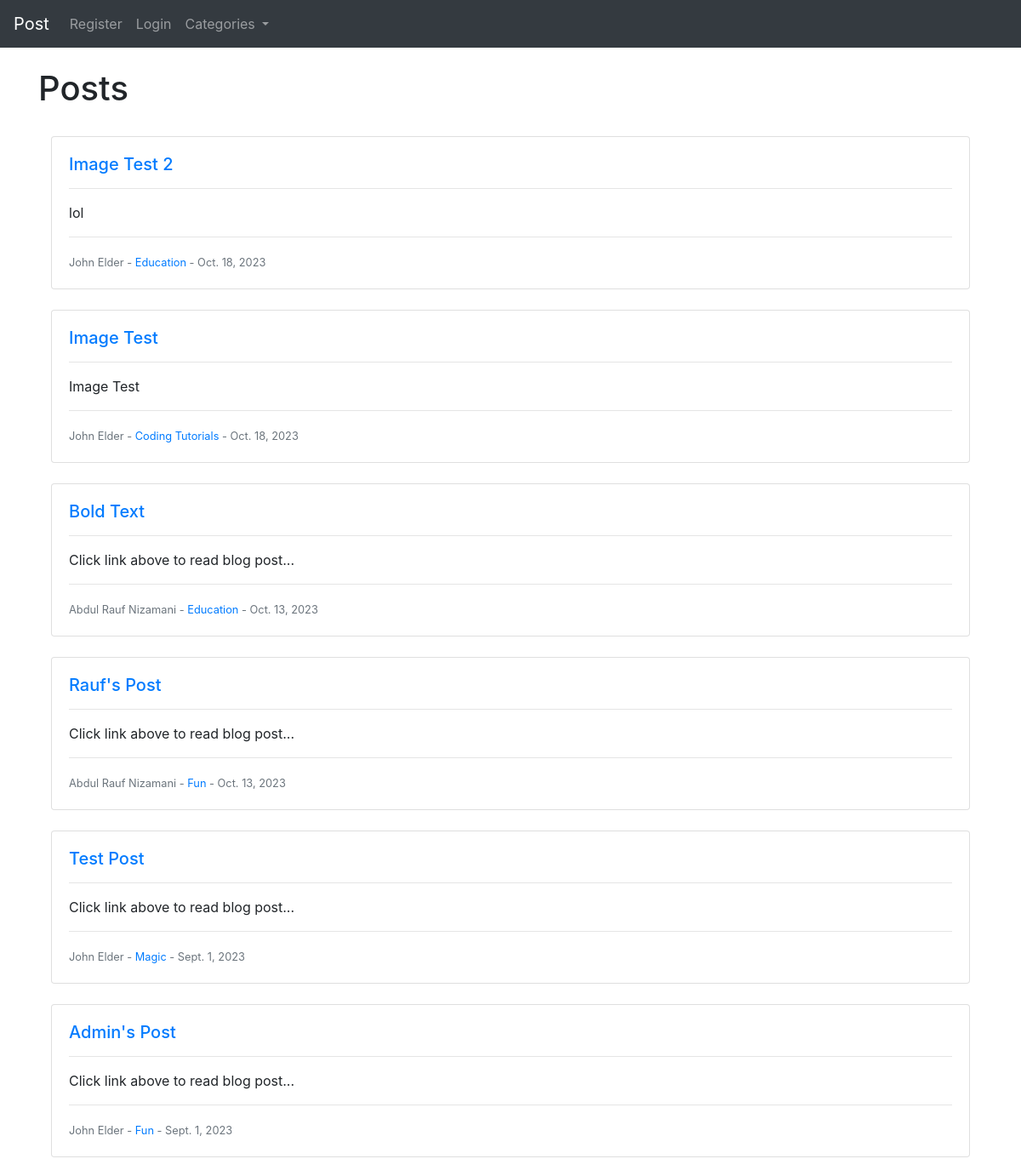
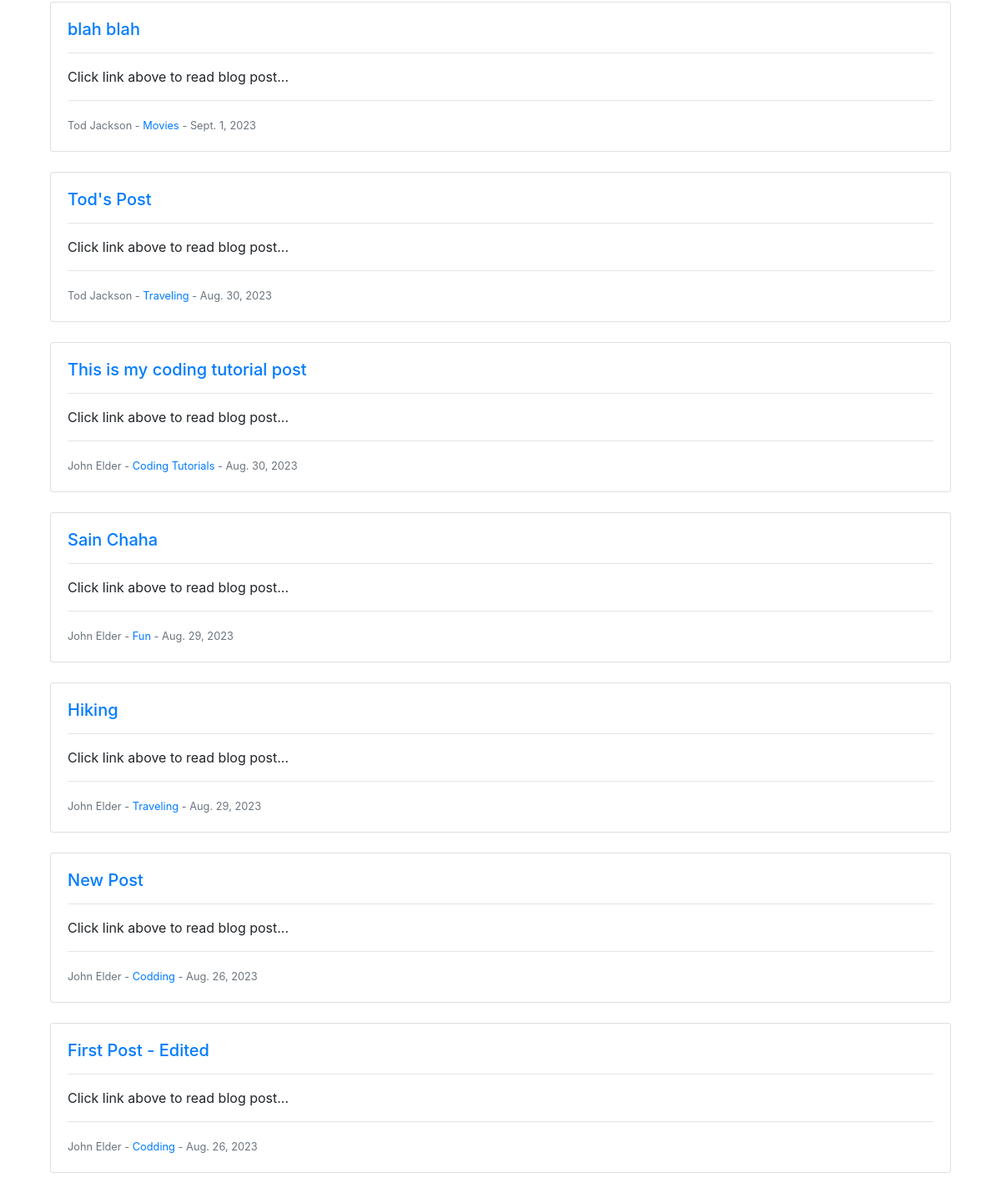
The page / on the database its author committed (2 pictures, top to bottom).
### theblog/models.py (models this page shows, shortened)
class Post(models.Model):
    title = models.CharField(max_length=255)
    header_image = models.ImageField(null=True, blank=True, upload_to='images/')
    title_tag = models.CharField(max_length=255)
    author = models.ForeignKey(User, on_delete=models.CASCADE)
    body = RichTextField(blank=True, null=True)
    post_date = models.DateTimeField(auto_now_add=True)
    category = models.CharField(max_length=255)
    snippet = models.CharField(max_length=255)
    likes = models.ManyToManyField(User, related_name="blog_posts")

### theblog/views.py (the view)
# urls.py: path('', HomeView.as_view() , name='home'),
class HomeView(ListView):
    model = Post
    template_name = 'home.html'
    ordering = ['-post_date']
    def get_context_data(self, *args, **kwargs):
        cat_menu = Category.objects.all()
        context = super(HomeView, self).get_context_data(*args, **kwargs)
        context["cat_menu"] = cat_menu
        return context

### theblog/models.py (called while the page is built)
    def __str__(self):
        return self.name

### theblog/templates/home.html (shortened to what this page needs)
{% extends 'base.html' %}
{% block content %}
    <br>
    <h1>Posts</h1><br>
    <div class="container">
        {% for post in object_list %}
            <div class="row mb-4">
                <div class="col-md-12">
                    <div class="card">
                        <div class="card-body">
                            <h5 class="card-title">
                                <a href="{% url 'article_detail' post.pk %}">{{ post.title }}</a>
                            </h5><hr>
                            <p class="card-text">{{ post.snippet }}</p><hr>
                            <p class="card-text">
                                <small class="text-muted">
                                    {{ post.author.first_name }} {{ post.author.last_name }} -
                                    {% if post.category %}
                                        <a href="{% url 'category' post.category %}">{{ post.category }}</a>
                                    {% else %}
                                        No Category Available
                                    {% endif %}
                                    - {{ post.post_date|date }}
                                </small>
                            </p>
                        </div>
                    </div>
                </div>
            </div>
        {% endfor %}
    </div>
{% endblock %}

### rows shown on the page
Post: title "Image Test 2", snippet "lol", author.first_name "John", author.last_name "Elder", category "Education", post_date "Oct. 18, 2023"
Post: title "Image Test", snippet "Image Test", author.first_name "John", author.last_name "Elder", category "Coding Tutorials", post_date "Oct. 18, 2023"
Post: title "Bold Text", snippet "Click link above to read blog post...", author.first_name "Abdul Rauf", author.last_name "Nizamani", category "Education", post_date "Oct. 13, 2023"
Post: title "Rauf's Post", snippet "Click link above to read blog post...", author.first_name "Abdul Rauf", author.last_name "Nizamani", category "Fun", post_date "Oct. 13, 2023"
Post: title "Test Post", snippet "Click link above to read blog post...", author.first_name "John", author.last_name "Elder", category "Magic", post_date "Sept. 1, 2023"
Post: title "Admin's Post", snippet "Click link above to read blog post...", author.first_name "John", author.last_name "Elder", category "Fun", post_date "Sept. 1, 2023"
Post: title "blah blah", snippet "Click link above to read blog post...", author.first_name "Tod", author.last_name "Jackson", category "Movies", post_date "Sept. 1, 2023"
Post: title "Tod's Post", snippet "Click link above to read blog post...", author.first_name "Tod", author.last_name "Jackson", category "Traveling", post_date "Aug. 30, 2023"
Post: title "This is my coding tutorial post", snippet "Click link above to read blog post...", author.first_name "John", author.last_name "Elder", category "Coding Tutorials", post_date "Aug. 30, 2023"
Post: title "Sain Chaha", snippet "Click link above to read blog post...", author.first_name "John", author.last_name "Elder", category "Fun", post_date "Aug. 29, 2023"
Post: title "Hiking", snippet "Click link above to read blog post...", author.first_name "John", author.last_name "Elder", category "Traveling", post_date "Aug. 29, 2023"
Post: title "New Post", snippet "Click link above to read blog post...", author.first_name "John", author.last_name "Elder", category "Codding", post_date "Aug. 26, 2023"
Post: title "First Post - Edited", snippet "Click link above to read blog post...", author.first_name "John", author.last_name "Elder", category "Codding", post_date "Aug. 26, 2023"
